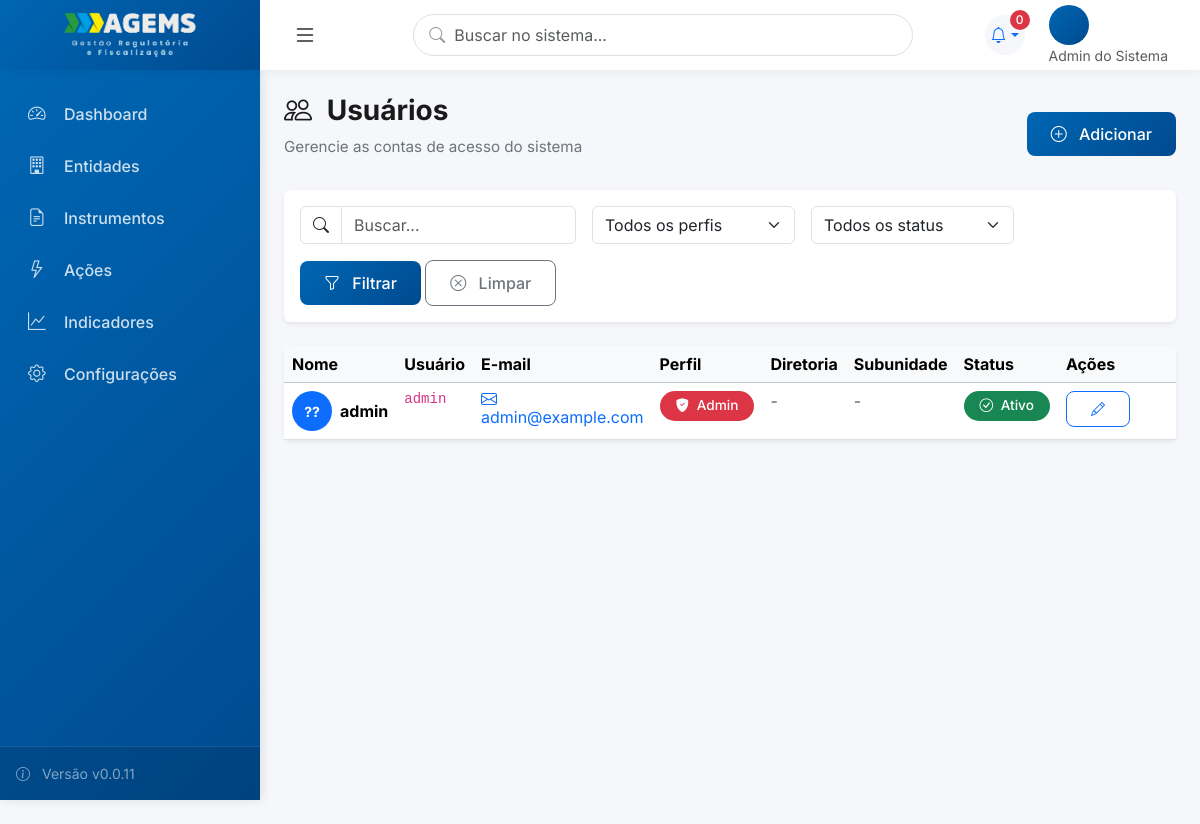
Page /usuarios/ (signed in) on the earlier database version.
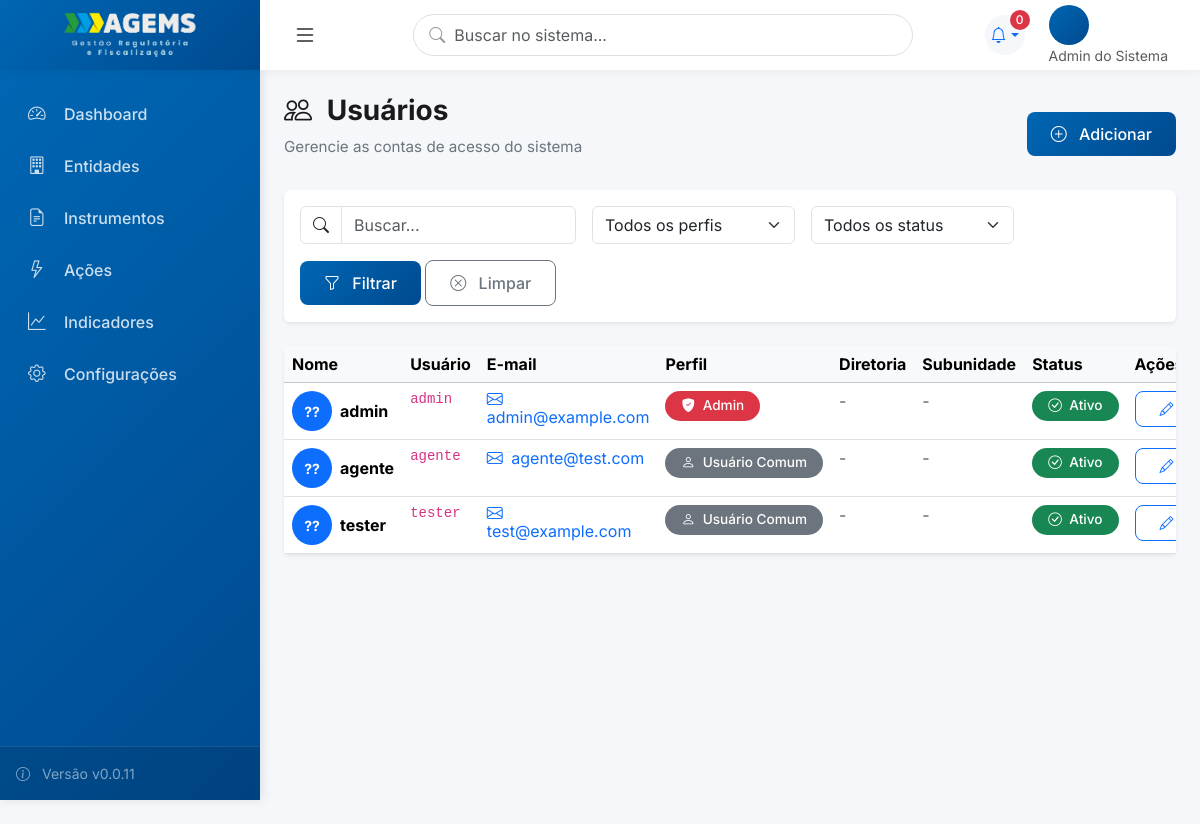
Same page on the later database version.
### usuarios/models.py (models this page shows, shortened)
class Usuario(AbstractUser):
    PERFIL_CHOICES = [
        (0, 'Admin do Sistema'),
        (1, 'Gestor (Diretor)'),
        (2, 'Gestor (Assessor)'),
        (3, 'Técnico (Coordenador)'),
        (4, 'Técnico (Executor)'),
        (5, 'Visualizador (Auditor)'),
    ]
    perfil = models.IntegerField(
        choices=PERFIL_CHOICES,
        default=4,
        verbose_name='Perfil de Acesso',
        help_text='Define o nível de acesso e permissões do usuário'
    )
    diretoria = models.ForeignKey(
        'core.Diretoria',
        on_delete=models.SET_NULL,
        null=True,
        blank=True,
        related_name='usuarios_diretoria',
        verbose_name='Diretoria',
        help_text='Diretoria principal do usuário (obrigatório para perfis 1-5)'
    )
    subunidade = models.ForeignKey(
        'core.Subunidade',
        on_delete=models.SET_NULL,
        null=True,
        blank=True,
        related_name='usuarios',
        verbose_name='Subunidade',
        help_text='Subunidade específica (obrigatório para perfis 2, 3, 4)'
    )
    diretorias_visualizacao = models.ManyToManyField(
        'core.Diretoria',
        blank=True,
        related_name='visualizadores',
        verbose_name='Diretorias para Visualização',
        help_text='Diretorias que o visualizador pode acessar (apenas para perfil 5)'
    )
    cargo = models.CharField(max_length=100, blank=True, verbose_name='Cargo')
    setor = models.CharField(max_length=100, blank=True, verbose_name='Setor/Departamento')
    telefone = models.CharField(max_length=20, blank=True, verbose_name='Telefone')
    entidade = models.ForeignKey(
        'entidades.Entidade',
        on_delete=models.SET_NULL,
        null=True,
        blank=True,
        related_name='usuarios',
        verbose_name='Entidade'
    )
    senha_temporaria = models.BooleanField(
        default=False,
        verbose_name='Senha Temporária',
        help_text='Se True, usuário será forçado a trocar senha no próximo login'
    )
    ativo = models.BooleanField(default=True, verbose_name='Usuário Ativo')
    data_criacao = models.DateTimeField(auto_now_add=True, verbose_name='Data de Criação')
    data_atualizacao = models.DateTimeField(auto_now=True, verbose_name='Última Atualização')
    class Meta:
        verbose_name = 'Usuário'
        verbose_name_plural = 'Usuários'
        ordering = ['first_name', 'last_name']
        indexes = [
            models.Index(fields=['perfil']),
            models.Index(fields=['diretoria']),
            models.Index(fields=['subunidade']),
        ]
    def pode_criar_usuario(self):
        return self.perfil in [0, 1, 2, 3]  # Admin, Diretoria, Assessoria, Coordenação
    def pode_editar_usuario(self, usuario_alvo):
        if self.perfil == 0:  # Admin pode editar todos
            return True
        elif self.perfil == 1:  # Diretoria pode editar usuários da sua diretoria
            return usuario_alvo.diretoria == self.diretoria
        elif self.perfil in [2, 3]:  # Assessoria e Coordenação podem editar usuários da sua subunidade
            return usuario_alvo.subunidade == self.subunidade
        return False

### usuarios/views.py (the view, shortened to what this page needs)
# urls.py: path('usuarios/', usuarios_views.UsuarioListView.as_view(), name='usuario_list'),
class UsuarioListView(VerificaSenhaTemporariaMixin, LoginRequiredMixin, ListView):
    model = User
    template_name = 'usuarios/usuario_list.html'
    context_object_name = 'usuarios'
    paginate_by = 20
    def get_context_data(self, **kwargs):
        context = super().get_context_data(**kwargs)
        context.update({
            'title': 'Usuários',
            'subtitle': 'Gerencie as contas de acesso do sistema',
            'icon': 'bi bi-people',
            'create_url': 'usuario_create' if self.request.user.pode_criar_usuario() else None,
            'can_create': self.request.user.pode_criar_usuario(),
        })
        return context
    def get_queryset(self):
        user = self.request.user
        queryset = User.objects.select_related('diretoria', 'subunidade').all()
        if user.is_superuser or user.perfil == 0:
            pass
        elif user.perfil == 1 and user.diretoria:
            queryset = queryset.filter(
                Q(diretoria=user.diretoria) |
                Q(subunidade__diretoria=user.diretoria)
            )
        elif user.perfil in [2, 3] and user.subunidade:
            queryset = queryset.filter(subunidade=user.subunidade)
        else:
            return User.objects.none()
        q = self.request.GET.get('q')
        perfil_filtro = self.request.GET.get('perfil')
        if perfil_filtro:
            queryset = queryset.filter(perfil=perfil_filtro)
        status_filtro = self.request.GET.get('status')
        if status_filtro == 'ativo':
            queryset = queryset.filter(is_active=True)
        elif status_filtro == 'inativo':
            queryset = queryset.filter(is_active=False)
        return queryset.order_by('first_name', 'last_name')

### usuarios/mixins.py (called while the page is built, shortened)
    def dispatch(self, request, *args, **kwargs):
        return super().dispatch(request, *args, **kwargs)

### usuarios/templatetags/usuario_tags.py (called while the page is built)
@register.filter
def can_edit(user, target_user):
    if not hasattr(user, 'pode_editar_usuario'):
        return False
    return user.pode_editar_usuario(target_user)

### templates/usuarios/usuario_list.html (shortened to what the changed rows need)
﻿{% extends 'base_modern.html' %}
{% load usuario_tags %}
{% block content %}
<div class="page-header d-flex justify-content-between align-items-center">
    <div>
        <h1 class="page-title">
            <i class="bi bi-people me-2"></i>
            Usuários
        </h1>
    </div>
</div>
<div class="card border-0 shadow-sm">
    <div class="card-body p-0">
        <div class="table-responsive">
            <table class="table table-hover mb-0">
                <thead class="table-light">
                    <tr>
                        <th>Nome</th>
                        <th>Usuário</th>
                        <th>E-mail</th>
                        <th>Perfil</th>
                        <th>Diretoria</th>
                        <th>Subunidade</th>
                        <th>Status</th>
                        <th width="120">Ações</th>
                    </tr>
                </thead>
                <tbody>
                    {% for usuario in usuarios %}
                    <tr>
                        <td>
                            <div class="d-flex align-items-center">
                                <div class="avatar-circle bg-primary text-white me-2">
                                    {{usuario.first_name|first|upper|default:"?"}}{{usuario.last_name|first|upper|default:"?"}}
                                </div>
                                <div>
                                    <strong>{{usuario.get_full_name|default:usuario.username}}</strong>
                                </div>
                            </div>
                        </td>
                        <td>
                            <code>{{usuario.username}}</code>
                        </td>
                        <td>
                            {% if usuario.email %}
                            <a href="mailto:{{usuario.email}}" class="text-decoration-none">
                                <i class="bi bi-envelope me-1"></i>
                                {{usuario.email}}
                            </a>
                            {% else %}
                            <span class="text-muted">-</span>
                            {% endif %}
                        </td>
                        <td>
                            {% if  usuario.perfil  ==  0 %}
                            <span class="badge bg-danger">
                                <i class="bi bi-shield-fill-check me-1"></i>
                                Admin
                            </span>
                            {% elif usuario.perfil == 1 %}
                            <span class="badge bg-primary">
                                <i class="bi bi-building me-1"></i>
                                Diretoria
                            </span>
                            {% elif usuario.perfil == 2 %}
                            <span class="badge bg-info">
                                <i class="bi bi-briefcase me-1"></i>
                                Assessoria
                            </span>
                            {% elif usuario.perfil == 3 %}
                            <span class="badge bg-success">
                                <i class="bi bi-person-badge me-1"></i>
                                Coordenação
                            </span>
                            {% elif usuario.perfil == 4 %}
                            <span class="badge bg-secondary">
                                <i class="bi bi-person me-1"></i>
                                Usuário Comum
                            </span>
                            {% elif usuario.perfil == 5 %}
                            <span class="badge bg-warning text-dark">
                                <i class="bi bi-eye me-1"></i>
                                Visualizador
                            </span>
                            {% endif %}
                        </td>
                        <td>
                            {% if usuario.diretoria %}
                            <span class="badge bg-light text-dark">
                                {{usuario.diretoria.sigla}}
                            </span>
                            {% elif usuario.subunidade.diretoria %}
                            <span class="badge bg-light text-dark">
                                {{usuario.subunidade.diretoria.sigla}}
                            </span>
                            {% else %}
                            <span class="text-muted">-</span>
                            {% endif %}
                        </td>
                        <td>
                            {% if usuario.subunidade %}
                            <span class="badge bg-light text-dark">
                                {{usuario.subunidade.sigla|default:usuario.subunidade.nome}}
                            </span>
                            {% else %}
                            <span class="text-muted">-</span>
                            {% endif %}
                        </td>
                        <td>
                            {% if usuario.is_active %}
                            <span class="badge bg-success">
                                <i class="bi bi-check-circle me-1"></i>
                                Ativo
                            </span>
                            {% else %}
                            <span class="badge bg-danger">
                                <i class="bi bi-x-circle me-1"></i>
                                Inativo
                            </span>
                            {% endif %}
                        </td>
                        <td>
                            <div class="btn-group btn-group-sm">
                                {% if user|can_edit:usuario %}
                                <a href="{% url 'usuario_edit' usuario.pk %}" class="btn btn-outline-primary"
                                    title="Editar">
                                    <i class="bi bi-pencil"></i>
                                </a>
                                {% endif %}
                            </div>
                        </td>
                    </tr>
                    {% endfor %}
                </tbody>
            </table>
        </div>
    </div>
</div>
{% endblock %}

### templates/base_modern.html (shortened to what this page needs)
﻿{% load static %}
<!DOCTYPE html>
<html lang="pt-BR">
<head>
    <link href="https://cdn.jsdelivr.net/npm/bootstrap@5.3.2/dist/css/bootstrap.min.css" rel="stylesheet">
    <link rel="stylesheet" href="https://cdn.jsdelivr.net/npm/bootstrap-icons@1.11.1/font/bootstrap-icons.css">
    <link rel="stylesheet" href="https://cdnjs.cloudflare.com/ajax/libs/font-awesome/6.4.2/css/all.min.css">
</head>
<body>
    <aside class="sidebar" id="sidebar">
        <ul class="sidebar-nav">
            <li class="sidebar-nav-item">
                <a href="/" class="sidebar-nav-link {% if  request.path  ==  '/' %}active{% endif %}">
                    <i class="bi bi-speedometer2"></i>
                    <span>Dashboard</span>
                </a>
            </li>
            <li class="sidebar-nav-item">
                <a href="{% url 'entidade_list' %}" class="sidebar-nav-link">
                    <i class="bi bi-building"></i>
                    <span>Entidades</span>
                </a>
            </li>
            <li class="sidebar-nav-item">
                <a href="{% url 'instrumento_list' %}" class="sidebar-nav-link">
                    <i class="bi bi-file-earmark-text"></i>
                    <span>Instrumentos</span>
                </a>
            </li>
            <li class="sidebar-nav-item">
                <a href="{% url 'acao_list' %}" class="sidebar-nav-link">
                    <i class="bi bi-lightning"></i>
                    <span>Ações</span>
                </a>
            </li>
            <li class="sidebar-nav-item">
                <a href="{% url 'indicador_list' %}" class="sidebar-nav-link">
                    <i class="bi bi-graph-up"></i>
                    <span>Indicadores</span>
                </a>
            </li>
            <li class="sidebar-nav-item">
                <a href="{% url 'configuracoes' %}" class="sidebar-nav-link">
                    <i class="bi bi-gear"></i>
                    <span>Configurações</span>
                </a>
            </li>
        </ul>
        <div class="sidebar-footer">
            <div class="text-white-50 small">
                <i class="bi bi-info-circle me-2"></i>
                Versão v0.0.11
            </div>
        </div>
    </aside>
    <main class="main-content">
        <header class="top-header">
            <div class="d-flex align-items-center h-100">
                <div class="header-brand-box">
                    <a href="/" class="sidebar-brand">
                        <img src="{% static 'img/logo.png' %}" alt="AGEMS" style="max-width: 140px; height: auto;">
                    </a>
                </div>
                <button class="btn btn-link text-dark ms-2" id="sidebarToggle">
                    <i class="bi bi-list fs-4"></i>
                </button>
            </div>
            <div class="header-search position-relative d-none d-lg-block">
                <i class="bi bi-search"></i>
                <input type="search" class="form-control" placeholder="Buscar no sistema...">
            </div>
            <div class="header-actions">
                <div class="dropdown">
                    <a class="header-icon dropdown-toggle text-decoration-none" href="#" id="alertsDropdown"
                        data-bs-toggle="dropdown" aria-expanded="false">
                        <i class="bi bi-bell"></i>
                        <span id="alertCount" class="badge bg-danger rounded-pill">0</span>
                    </a>
                </div>
                <div class="user-profile dropdown">
                    <div data-bs-toggle="dropdown">
                        <div class="user-avatar">
                        </div>
                        <div class="d-none d-md-block">
                            <div class="small text-muted">{{user.get_perfil_display}}</div>
                        </div>
                    </div>
                </div>
            </div>
        </header>
        <div class="content-area">
            {% block content %}{% endblock %}
        </div>
    </main>
</body>
</html>

Differences in the rows shown:
added Usuario: first_name|first "?", last_name|first "?", get_full_name "agente", username "agente", email "agente@test.com", perfil 4 (drawn), is_active True (drawn)
added Usuario: first_name|first "?", last_name|first "?", get_full_name "tester", username "tester", email "test@example.com", perfil 4 (drawn), is_active True (drawn)
